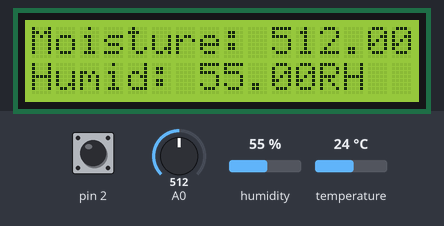
This sketch was run on a simulated Arduino Uno, built with avr-gcc and run on an emulated ATmega328P. Shown: 16×2 character LCD. The test bench sets the inputs (shaded band); at power-on: pin 2 HIGH, humidity 55 %, A0 = 512, temperature 24 °C. Storage starts empty; what the sketch prints to the serial monitor is not drawn.

Above: at 2.3 s.
2.4 s: pin 2 pulled LOW for 1.25 s
At 3.9 s:
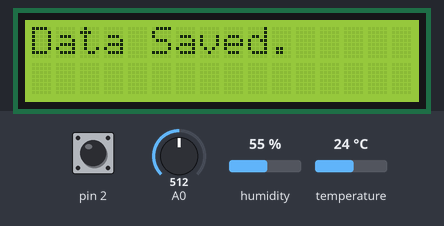
5.8 s: humidity set to 22 %
At 8.6 s:
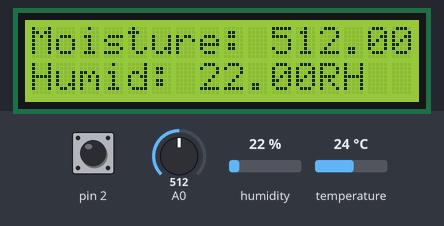
8.9 s: A0 set to 716
At 10.0 s:
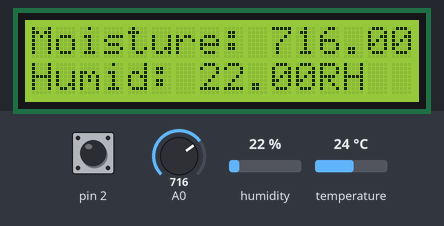
11.0 s: humidity set to 40 %
At 12.4 s:
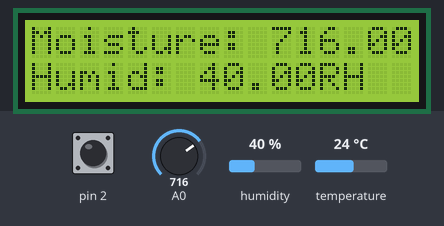
13.1 s: A0 set to 900
At 14.8 s:
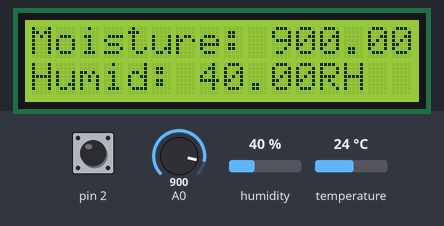
15.2 s: humidity set to 68 %
At 17.2 s:
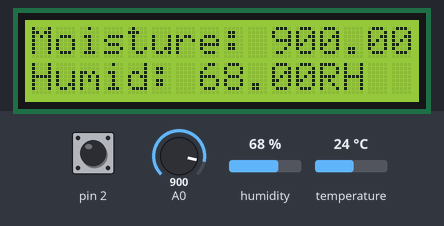
Timing chart, 0 to 18.3 s (numbered marks = the images above; inputs shaded):
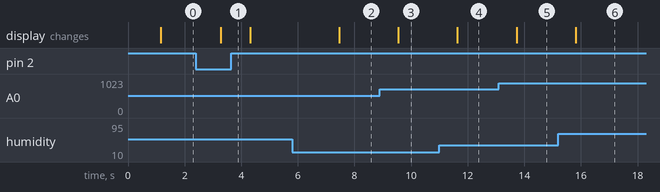

The sketch:

Rice_des.ino
```cpp
#include <SD.h>
#include <LiquidCrystal_I2C.h>
#include "DHT.h"
#include <Wire.h>

const int chipSelect = 10; //using SPI for SD card
// Set the LCD address to 0x27 for a 16 chars and 2 line display
LiquidCrystal_I2C lcd(0x27, 16, 2);

#define DHT11_PIN 3

#define DHTTYPE DHT11
double humid;
double soil;
DHT dht(DHT11_PIN, DHTTYPE);

void setup() {
  // put your setup code here, to run once:
Serial.begin(9600);
dht.begin();
pinMode(2,INPUT_PULLUP);

lcd.begin();

  // Turn on the blacklight and print a message.
  lcd.backlight();

lcd.clear();
  lcd.setCursor(0, 0); lcd.print("Initializing");
  lcd.setCursor(0, 1); lcd.print("SD card...");
  delay(1000);
if (!SD.begin(chipSelect)) { //check if sd card mod. is working
    lcd.clear();
    lcd.setCursor(0, 0); lcd.print("Card is not present");
    lcd.setCursor(0, 1); lcd.print("Please Restart.");
    while (1);
  }


}

void loop() {
  // put your main code here, to run repeatedly:
humid=dht.readHumidity();
soil=analogRead(A0);
lcd.clear();
lcd.setCursor(0,0); lcd.print("Moisture: "+String(soil));
lcd.setCursor(0,1); lcd.print("Humid: "+String(humid)+"RH");
Serial.println(String(soil)+","+String(humid));
if(digitalRead(2)==LOW)
saveData();
delay(1000);
}

void saveData(){
  File dataFile = SD.open("Data.xls", FILE_WRITE);
  if (dataFile){ // if the file is available, write to it:
    dataFile.print("Moisture: "); dataFile.print(soil); dataFile.print(",");
    dataFile.print("Humidity: "); dataFile.print(humid); dataFile.println(" RH ");
    dataFile.close();
    lcd.clear();
    lcd.setCursor(0,0); lcd.print("Data Saved.");
  }
  else{ // if the file isn't open, pop up an error

    lcd.clear();
    lcd.setCursor(0,0); lcd.print("Error Saving Data.");
    lcd.setCursor(0,1); lcd.print("File not found");

  }
}
```

Measured:
- after the input at 2.4 s, the display: changes after 0.88 s (image 1)
- after the input at 5.8 s, the display: changes after 1.7 s (image 2)
- after the input at 8.9 s, the display: changes after 0.65 s (image 3)
- after the input at 11.0 s, the display: changes after 0.64 s (image 4)
- after the input at 13.1 s, the display: changes after 0.63 s (image 5)
- after the input at 15.2 s, the display: changes after 0.62 s (image 6)
